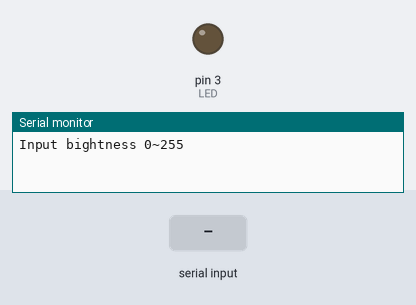
Bench run of a sketch on a simulated Arduino Uno, built with avr-gcc and run on an emulated ATmega328P. Parts: output pins drawn as LEDs (lit = HIGH), the last lines printed to the serial monitor. The inputs (shaded band) are chosen by the test bench.

Above: at 1.2 s.
1.3 s: "90,45\n" received over Serial
At 3.3 s:
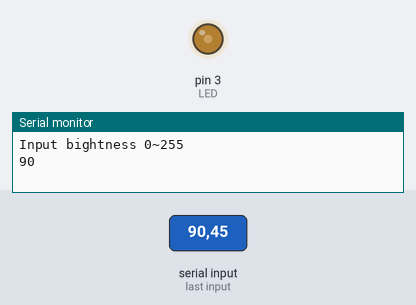
3.8 s: "30,150\n" received over Serial
At 5.2 s:
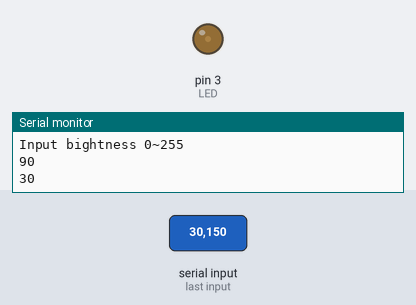
6.3 s: "200\n" received over Serial
At 8.2 s:
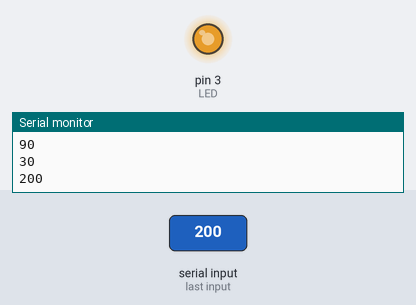
8.8 s: "90\n" received over Serial
At 10.1 s:
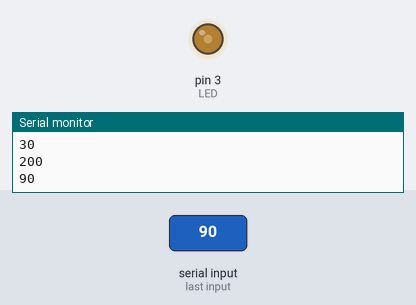
Timing chart, 0 to 11.8 s (numbered marks = the images above; inputs shaded):
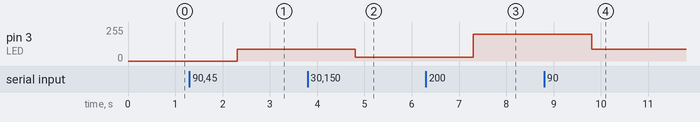

Measured:
- after the input at 1.3 s, pin 3 (LED): 0/255 → 90/255 after 1.0 s
- after the input at 3.8 s, pin 3 (LED): 90/255 → 30/255 after 1.0 s
- after the input at 6.3 s, pin 3 (LED): 30/255 → 200/255 after 1.0 s
- after the input at 8.8 s, pin 3 (LED): 200/255 → 90/255 after 1.0 s

The sketch:

tutorial-3-1.ino
```cpp
# define LED 3

void setup()
{
  Serial.begin(9600);
  Serial.println("Input bightness 0~255 ");
  pinMode(LED,OUTPUT);
}

void loop()
{
  if (Serial.available()>0)
  {
     String brightness = Serial.readString();
     int bright = brightness.toInt();      //convert to int
     analogWrite(LED,bright);
     Serial.println(bright);
  }
}
```
